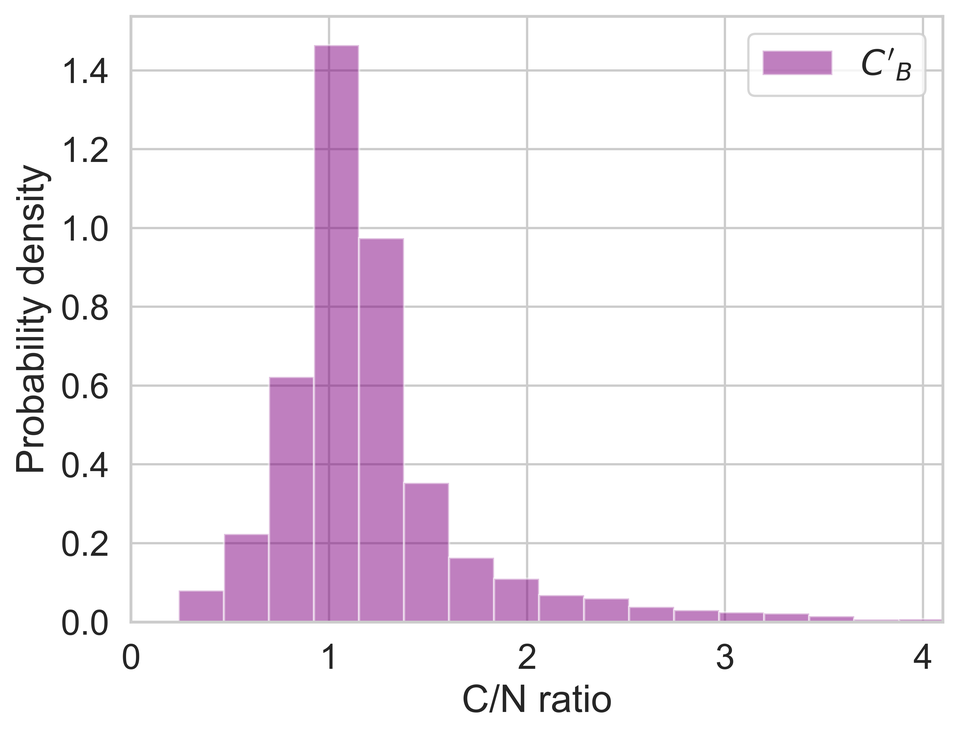
#> input picture scripts/eval_tuned/cnratio.tiff, 959 x 736 px, shrunk from 3515 x 2695 before the run
$ python -i supervision.py   (imports and definitions only)
#> lines starting #> are read from the running program, lines starting #| are printed output that depends on the picture
import matplotlib.pyplot as plt
import numpy as np
import seaborn as sns

"""
how performance varies as the proportion of can-pair b in train varies
work directory on palmetto: /scratch1/qianxiangai/augcyc/workplace/supgrad_random10
"""

# [3 lines not run here, left out]
baseline = 0.0336857286421176
only_unpaired = 0.020579816522603562

data = """cv-0.1/output.txt:prior: 0.0301580595258377
cv-0.1/output.txt:prior: 0.023184082250555255
cv-0.1/output.txt:prior: 0.03149158871415021
cv-0.1/output.txt:prior: 0.022024167867715775
cv-0.1/output.txt:prior: 0.027796934917017638
cv-0.1/output.txt:prior: 0.02901836952807701
cv-0.1/output.txt:prior: 0.025437896072962683
cv-0.1/output.txt:prior: 0.035203584206347685
cv-0.1/output.txt:prior: 0.026169588118646225
cv-0.1/output.txt:prior: 0.029341022443926296
cv0.1/output.txt:prior: 0.017975663984889395
cv0.1/output.txt:prior: 0.019695314412241975
cv0.1/output.txt:prior: 0.020190524706109235
cv0.1/output.txt:prior: 0.018510488477971678
cv0.1/output.txt:prior: 0.02118242480606958
cv0.1/output.txt:prior: 0.017926918038818403
cv0.1/output.txt:prior: 0.017544978463527205
cv0.1/output.txt:prior: 0.01883316284887758
cv0.1/output.txt:prior: 0.017825109289578582
cv0.1/output.txt:prior: 0.01900823106526198
cv-0.2/output.txt:prior: 0.026441342035433305
cv-0.2/output.txt:prior: 0.024903635719410122
cv-0.2/output.txt:prior: 0.021180766516272796
cv-0.2/output.txt:prior: 0.02323179529797132
cv-0.2/output.txt:prior: 0.024745565529769153
cv-0.2/output.txt:prior: 0.025038926396537754
cv-0.2/output.txt:prior: 0.023895936485285794
cv-0.2/output.txt:prior: 0.021321670471825014
cv-0.2/output.txt:prior: 0.027425768573289065
cv-0.2/output.txt:prior: 0.029330128109925326
cv0.2/output.txt:prior: 0.020043211106513397
cv0.2/output.txt:prior: 0.016895628757372147
cv0.2/output.txt:prior: 0.017119728533308332
cv0.2/output.txt:prior: 0.017586192644891994
cv0.2/output.txt:prior: 0.01800127286553199
cv0.2/output.txt:prior: 0.01796961942152509
cv0.2/output.txt:prior: 0.020609357859623593
cv0.2/output.txt:prior: 0.018815746075318503
cv0.2/output.txt:prior: 0.016962686681714367
cv0.2/output.txt:prior: 0.019572893365971525
cv-0.3/output.txt:prior: 0.025504989950628724
cv-0.3/output.txt:prior: 0.023047169489236095
cv-0.3/output.txt:prior: 0.023034618797108625
cv-0.3/output.txt:prior: 0.021445806324181863
cv-0.3/output.txt:prior: 0.019550713169771895
cv-0.3/output.txt:prior: 0.02124266470849206
cv-0.3/output.txt:prior: 0.023702176141317338
cv-0.3/output.txt:prior: 0.027082706434567606
cv-0.3/output.txt:prior: 0.017590741910496338
cv-0.3/output.txt:prior: 0.021704227304303183
cv0.3/output.txt:prior: 0.015480229095235606
cv0.3/output.txt:prior: 0.016195158337667444
cv0.3/output.txt:prior: 0.017293750649539308
cv0.3/output.txt:prior: 0.017804302763455657
cv0.3/output.txt:prior: 0.017476596925015794
cv0.3/output.txt:prior: 0.017415131055274535
cv0.3/output.txt:prior: 0.016750341118741442
cv0.3/output.txt:prior: 0.016543923294591454
cv0.3/output.txt:prior: 0.018890296278878473
cv0.3/output.txt:prior: 0.015587637100883036
cv-0.4/output.txt:prior: 0.02436504356104653
cv-0.4/output.txt:prior: 0.018768497348697788
cv-0.4/output.txt:prior: 0.023758165373812798
cv-0.4/output.txt:prior: 0.01906879833457011
cv-0.4/output.txt:prior: 0.024388375654348274
cv-0.4/output.txt:prior: 0.02301997365571442
cv-0.4/output.txt:prior: 0.021840405866022452
cv-0.4/output.txt:prior: 0.01957516946186484
cv-0.4/output.txt:prior: 0.018036853895911784
cv-0.4/output.txt:prior: 0.019095476903771485
cv0.4/output.txt:prior: 0.017183963368028764
cv0.4/output.txt:prior: 0.017189641299499486
cv0.4/output.txt:prior: 0.01543566523653921
cv0.4/output.txt:prior: 0.016380466906049055
cv0.4/output.txt:prior: 0.01812747370260901
cv0.4/output.txt:prior: 0.017133317705718187
cv0.4/output.txt:prior: 0.015926156677087265
cv0.4/output.txt:prior: 0.015046043388886604
cv0.4/output.txt:prior: 0.014914110161453728
cv0.4/output.txt:prior: 0.015519502908254412
cv-0.5/output.txt:prior: 0.01753355374827149
cv-0.5/output.txt:prior: 0.017641343699975144
cv-0.5/output.txt:prior: 0.019224407612892975
cv-0.5/output.txt:prior: 0.02208567687302218
cv-0.5/output.txt:prior: 0.01695198869951061
cv-0.5/output.txt:prior: 0.021691880364536887
cv-0.5/output.txt:prior: 0.019996799408606176
cv-0.5/output.txt:prior: 0.02037727009103792
cv-0.5/output.txt:prior: 0.017948964185040734
cv-0.5/output.txt:prior: 0.018826879465427417
cv0.5/output.txt:prior: 0.0148343826157317
cv0.5/output.txt:prior: 0.015528821748331399
cv0.5/output.txt:prior: 0.015241371035511014
cv0.5/output.txt:prior: 0.016104958137795968
cv0.5/output.txt:prior: 0.016442769082813256
cv0.5/output.txt:prior: 0.016697084135754662
cv0.5/output.txt:prior: 0.01691633080591487
cv0.5/output.txt:prior: 0.016541418001217407
cv0.5/output.txt:prior: 0.015500561382720733
cv0.5/output.txt:prior: 0.014128593753054423
cv-0.6/output.txt:prior: 0.019590050057228803
cv-0.6/output.txt:prior: 0.019232875126248734
cv-0.6/output.txt:prior: 0.02292341519478933
cv-0.6/output.txt:prior: 0.017016091299649923
cv-0.6/output.txt:prior: 0.01681826420566101
cv-0.6/output.txt:prior: 0.019401098221684756
cv-0.6/output.txt:prior: 0.019339150484642246
cv-0.6/output.txt:prior: 0.019989267963130348
cv-0.6/output.txt:prior: 0.020619761443531535
cv-0.6/output.txt:prior: 0.018228796446630786
cv0.6/output.txt:prior: 0.01676261280472722
cv0.6/output.txt:prior: 0.014630459259420896
cv0.6/output.txt:prior: 0.016413842347088602
cv0.6/output.txt:prior: 0.015459026198916275
cv0.6/output.txt:prior: 0.0146645939584598
cv0.6/output.txt:prior: 0.015319114300321644
cv0.6/output.txt:prior: 0.014397012915329497
cv0.6/output.txt:prior: 0.016480087324673855
cv0.6/output.txt:prior: 0.014621965057844041
cv0.6/output.txt:prior: 0.013588971892106836
cv-0.7/output.txt:prior: 0.01454271113586177
cv-0.7/output.txt:prior: 0.017243078421682646
cv-0.7/output.txt:prior: 0.016670212813385824
cv-0.7/output.txt:prior: 0.02105104048661374
cv-0.7/output.txt:prior: 0.021961247527465776
cv-0.7/output.txt:prior: 0.01511219502409321
cv-0.7/output.txt:prior: 0.018193880431121523
cv-0.7/output.txt:prior: 0.01988318196839096
cv-0.7/output.txt:prior: 0.016364327153044568
cv-0.7/output.txt:prior: 0.0164869956821291
cv0.7/output.txt:prior: 0.01490830764775171
cv0.7/output.txt:prior: 0.014067922473205841
cv0.7/output.txt:prior: 0.015177563502158455
cv0.7/output.txt:prior: 0.01591656133590795
cv0.7/output.txt:prior: 0.012639420599756297
cv0.7/output.txt:prior: 0.015951825115321713
cv0.7/output.txt:prior: 0.01664762799673278
cv0.7/output.txt:prior: 0.01627615244047274
cv0.7/output.txt:prior: 0.014638170208612189
cv0.7/output.txt:prior: 0.01630872356645389"""


def parse_data(data, unpaired=True):
#> called with unpaired = True
    cvdata = {}
    for l in data.split("\n"):
        s, v = l.split("prior:")
        v = float(v)
        s = s.split("/")[0]
        s = float(s.replace("cv", ""))

        if unpaired:
            include = s > 0
        else:
            include = s < 0

        if include:
            if abs(s) not in cvdata:
                cvdata[abs(s)] = [v]
            else:
                cvdata[abs(s)].append(v)
    print(cvdata)
    pltdata = [(k, np.mean(v), np.std(v), np.std(v),) for k, v in cvdata.items()]
    pltdata = sorted(pltdata, key=lambda x: x[0])
    return pltdata


def plotcv(data, unpaired=True, fmt="ro:", label="with unpaired"):
    pltdata = parse_data(data, unpaired=unpaired)
    x = [xye[0] for xye in pltdata]
    y = [xye[1] for xye in pltdata]
    dylower = [xye[2] for xye in pltdata]
    dyupper = [xye[3] for xye in pltdata]
    # plt.plot(x, y, "ro:", label="with unpaired")
    markers, caps, bars = plt.errorbar(x, y, yerr=[dylower, dyupper], fmt=fmt, label=label, capthick=1.0, capsize=2,
                                       elinewidth=1.5)
    [bar.set_alpha(0.5) for bar in bars]
    [cap.set_alpha(0.5) for cap in caps]
    return x, y, dylower, dyupper


x, y, _, _ = plotcv(data, unpaired=True, fmt="ro:", label="with unpaired")
x, y, _, _ = plotcv(data, unpaired=False, fmt="bx--", label="without unpaired")

xmin = min(x) - 0.05
xmax = max(x) + 0.05

# [9 lines not run here, left out]
# plt.savefig("sup.eps", dpi=600, bbox_inches='tight', pil_kwargs={"compression": "tiff_lzw"} )

>>> import cv2
>>> picture = cv2.imread('eval_tuned/cnratio.tiff', cv2.IMREAD_GRAYSCALE)
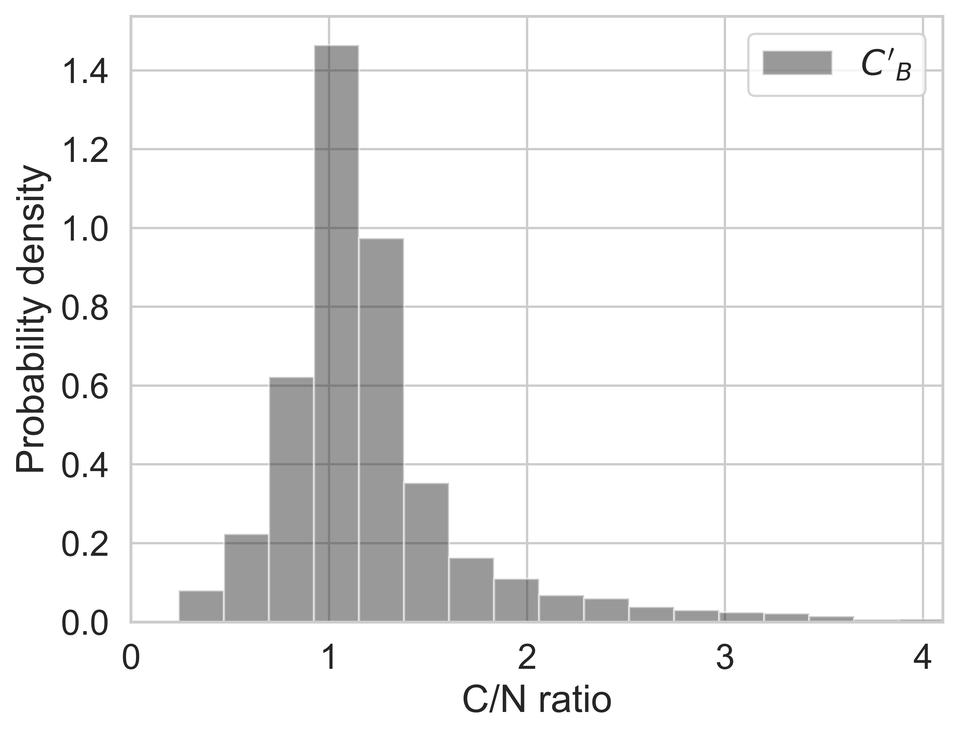
#> picture: shape (736, 959); min 2, max 255, mean 240.1
>>> result = parse_data(picture)
#> after the loop in parse_data, `for l in data.split("\n"):`: cvdata = 0 items
#> (the run stopped early here; a loop or call above may not have finished)
